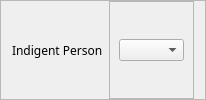
           <widget class="QFrame" name="frame_9">
            <property name="frameShape">
             <enum>QFrame::StyledPanel</enum>
            </property>
            <property name="frameShadow">
             <enum>QFrame::Raised</enum>
            </property>
            <layout class="QHBoxLayout" name="horizontalLayout_10">
             <property name="topMargin">
              <number>0</number>
             </property>
             <property name="bottomMargin">
              <number>0</number>
             </property>
             <item>
              <widget class="QLabel" name="label_5">
               <property name="font">
                <font>
                 <family>Moon</family>
                </font>
               </property>
               <property name="text">
                <string>Indigent Person</string>
               </property>
              </widget>
             </item>
             <item>
              <widget class="QFrame" name="frame_10">
               <property name="frameShape">
                <enum>QFrame::StyledPanel</enum>
               </property>
               <property name="frameShadow">
                <enum>QFrame::Raised</enum>
               </property>
               <layout class="QHBoxLayout" name="horizontalLayout_11">
                <item>
                 <widget class="QComboBox" name="ipLine">
                  <property name="font">
                   <font>
                    <family>Raleway</family>
                    <pointsize>7</pointsize>
                   </font>
                  </property>
                 </widget>
                </item>
               </layout>
              </widget>
             </item>
            </layout>
           </widget>
